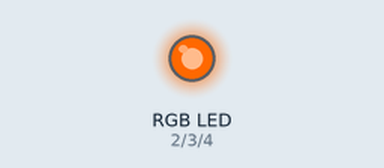
This sketch was run on a simulated Arduino Uno, built with avr-gcc and run on an emulated ATmega328P. Shown: an RGB LED mixed from three pins (HIGH = lit).

Above: at 0.05 s.
At 1.05 s:
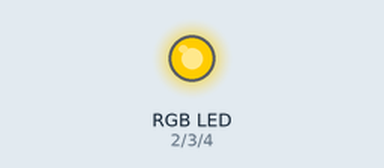
At 2.3 s:
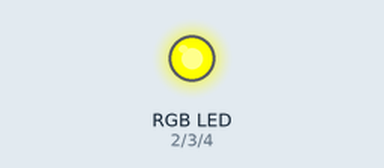
At 4.55 s:
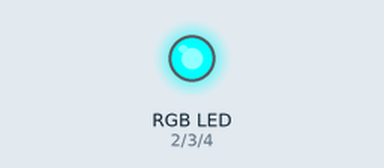
At 6.5 s:
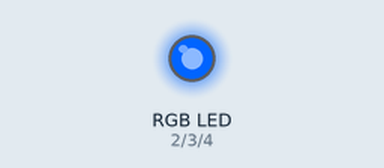
At 9.1 s:
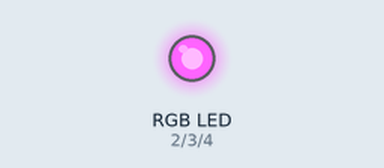
Timing chart, 0 to 12.2 s (numbered marks = the images above):
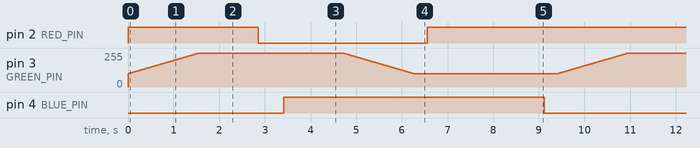

Measured:
- by itself, pin 2 (RED_PIN): repeats every 9.4 s: LOW 3.7 s, HIGH 5.7 s
- by itself, pin 4 (BLUE_PIN): alternates HIGH for 5.7 s and LOW for 3.7 s

The sketch:

RGB_LED.ino
```cpp
//RGB LED

// Go from red to yellow to green

// Starting at red, increase green until yellow is reached
// When yellow is reached, start decreasing red until green is reached

/******************************************************/
// Structs

struct Color
{
    int r;
    int g;
    int b;
};

/******************************************************/
// Initialization

// Colors
const struct Color RED = {255, 100, 100};
const struct Color YELLOW = {255, 255, 100};
const struct Color GREEN = {100, 255, 100};
const struct Color AQUA = {100, 255, 255};
const struct Color BLUE = {100, 100, 255};
const struct Color VIOLET = {255, 100, 255};

// R petal on RGB LED module connected to digital pin 11
const int RED_PIN = 2;

// G petal on RGB LED module connected to digital pin 10
const int GREEN_PIN = 3;

// B petal on RGB LED module connected to digital pin 9
const int BLUE_PIN = 4;

// Color variables
const int targetColorsLength = 6;

const struct Color targetColors[targetColorsLength] = {
  RED,
  YELLOW,
  GREEN,
  AQUA,
  BLUE,
  VIOLET};

int targetColorsIndex = 1;
struct Color color = targetColors[0];

/******************************************************/
// Helper Functions

struct Color compareColors(struct Color colorA, struct Color colorB)
{
    const struct Color compare = {
        colorB.r - colorA.r,
        colorB.g - colorA.g,
        colorB.b - colorA.b};

    return compare;
}

// if compare is greater than 0, add 1; if less, subtract one; else do nothing
int stepValue(int initialValue, int compare, int stepAmount)
{
    const int finalValue = initialValue + (compare > 0 ? stepAmount : (compare < 0 ? -1 * stepAmount : 0));
    return finalValue;
}

// the color generating function
void sendColor(struct Color color)
{
    analogWrite(RED_PIN, color.r);
    analogWrite(GREEN_PIN, color.g);
    analogWrite(BLUE_PIN, color.b);
}

/**************************************************************************/

void setup()
{
    Serial.begin(115200);
    pinMode(RED_PIN, OUTPUT);   // sets the RED_PIN to be an output
    pinMode(GREEN_PIN, OUTPUT); // sets the GREEN_PIN to be an output
    pinMode(BLUE_PIN, OUTPUT);  // sets the BLUE_PIN to be an output
}

/***************************************************************************/

// run over and over again
void loop()
{
    sendColor(color);

    const struct Color compare = compareColors(
      color,
      targetColors[targetColorsIndex]
     );

    // if target color has been reached, move to the next
    // cycling through
    if (compare.r == 0 and compare.g == 0 and compare.b == 0) {
      targetColorsIndex++;
      targetColorsIndex %= targetColorsLength;
    }

    color = {
        stepValue(color.r, compare.r, 1),
        stepValue(color.g, compare.g, 1),
        stepValue(color.b, compare.b, 1),
    };

    delay(10);
}
```
